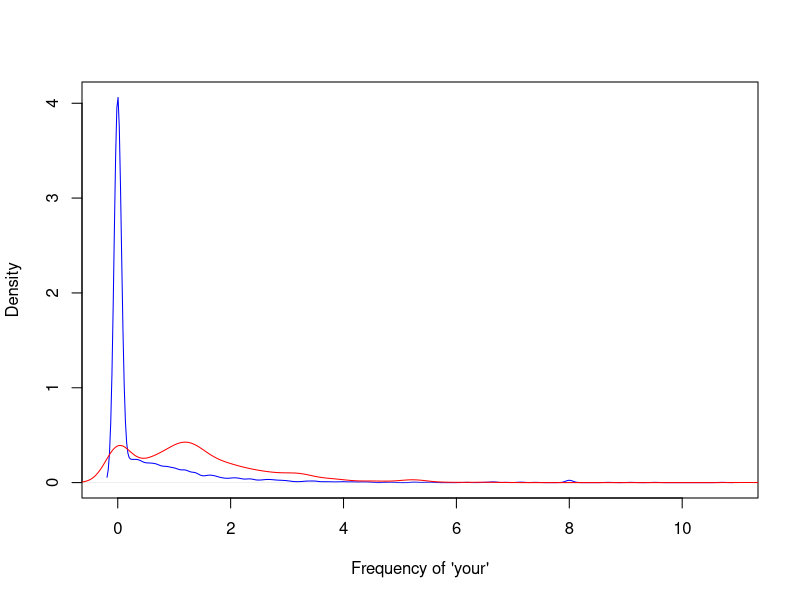

Write the R code that produced this figure. (Note: this script raises an error after producing the figure.)
library(kernlab)
library(dplyr)
library(ggplot2)
library(tidyr)
data(spam)
head(spam)

#plotting spam and nonspam and the frequency of your
plot(density(spam$your[spam$type=="nonspam"]),
    col="blue", main="", xlab="Frequency of 'your'")
lines(density(spam$your[spam$type=="spam"]), col="red")

spam %>% filter(type=="nonspam")
dens <- as.tibble(density)

ggplot(spam, aes(your, color=type)) +
  geom_density() +
  scale_x_continuous("Frequency of 'your'",
                     limits = c(-1, 11)) 

#algorithm - cut off a constant value for your

ggplot(spam, aes(your, color=type)) +
  geom_density() +
  scale_x_continuous("Frequency of 'your'",
                     limits = c(-1, 11)) +
  geom_vline(xintercept = 0.5)

prediction <- ifelse(spam$your > 0.5, "spam", "notspam")
table(prediction, spam$type) / length(spam$type)

# accuracy is .45 + .29 = .75 (right 75% of time)

data(spam)
set.seed(333)
# count of capital letters in dataset.  If lots of caps more likely to be spam
smallSpam <- spam[sample(dim(spam)[1], size=10),]
rownames(smallSpam) <- NULL


ggplot(smallSpam, aes(as.integer(row.names(smallSpam)), capitalAve, color = type)) +
  geom_point() +
  scale_x_continuous("index", breaks = seq(0, 10, by=1)) +
  scale_color_discrete("Label")

# could appply a rule that captured all the spam in the dataset
# rule 1
rule1 <- function(x){
  prediction <- rep(NA, length(x))
  prediction[x < 1.7] <- "nonspam"
  prediction[x > 17] <- "nonspam"
  prediction[x >= 1.7 & x < 1.79] <- "spam"
  prediction[x >= 1.9 & x < 3] <- "nonspam"
  prediction[x >= 3 & x < 17] <- "spam"
  return(prediction)
}

table(rule1(smallSpam$capitalAve), smallSpam$type)

# I do not know why one value is missing from table function

# apply a more general rule
# rule 2
rule2 <- function(x){
  prediction <- rep(NA, length(x))
  prediction[x < 2.8] <- "nonspam"
  prediction[x >= 2.8] <- "spam"
  return(prediction)
}

# not so good on the prediction
table(rule2(smallSpam$capitalAve), smallSpam$type)

#but rule2 more generalizable
table(rule1(spam$capitalAve), spam$type)
table(rule2(spam$capitalAve), spam$type)

#accuracy
spamType <- paste(spam$type)
spamPredict1 <- paste(rule1(spam$capitalAve))
spamPredict2 <- paste(rule2(spam$capitalAve))
sum(spamPredict1 == spamType)
sum(spamPredict2 == spamType)
